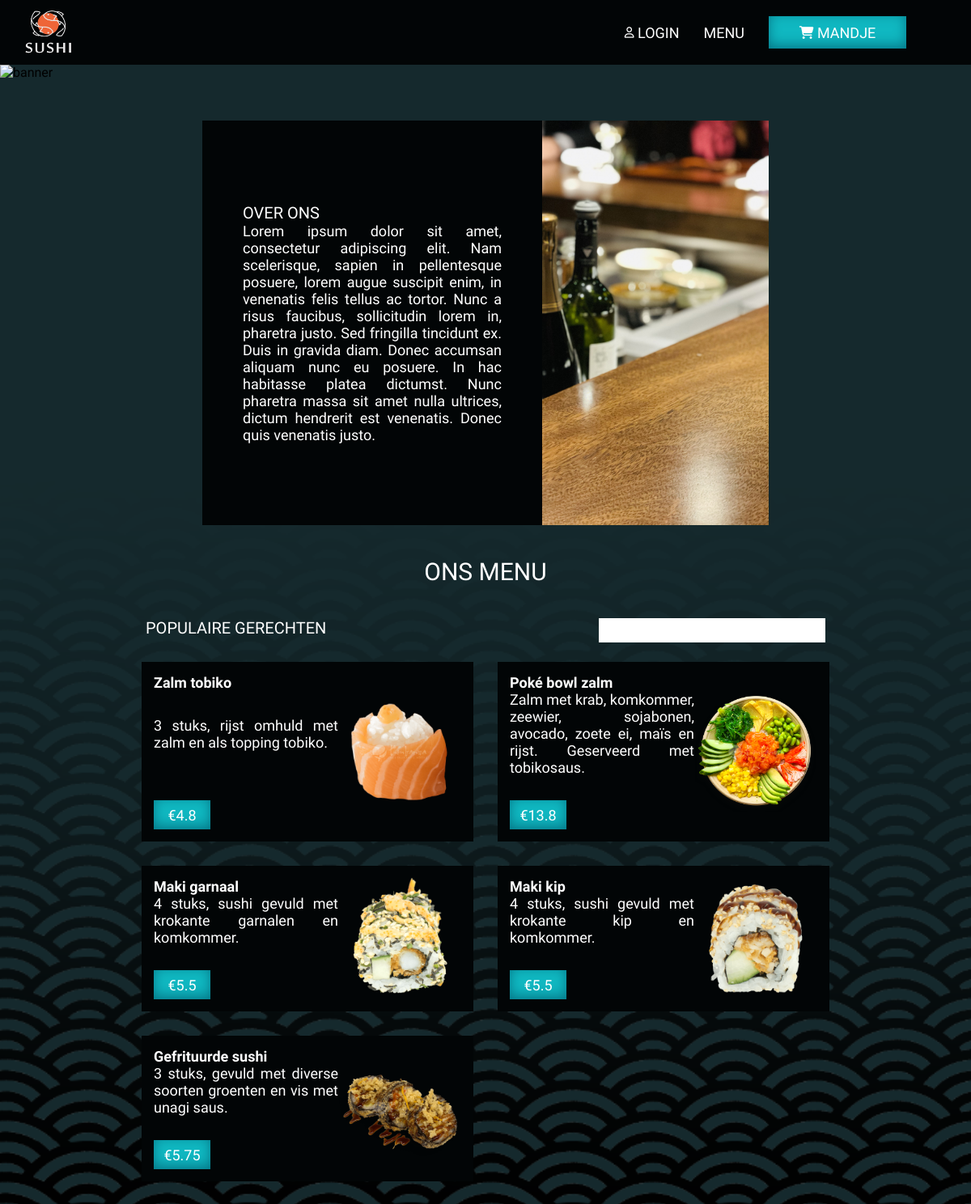
The page / on the database its author committed.
### tables this page shows
CREATE TABLE `gerechten` (
  `id` int(11) NOT NULL,
  `name` varchar(255) NOT NULL,
  `description` text NOT NULL,
  `price` float NOT NULL,
  `image` varchar(255) NOT NULL
);

### index.php (the view, shortened to what this page needs)
<!DOCTYPE html>
<html lang="en">
<head>
    <link rel="stylesheet" href="./css/style.css">
    <link rel="stylesheet" href="./css/header.css">
    <link rel="stylesheet" href="./css/form.css">
    <link rel="stylesheet" href="./css/table.css">
</head>
<body>
    <header>
        <div class="header-left">
            <a href="index.php"><img class="logo" src="./images/logo.png" alt="logo"></a>
        </div>
        <div class="header-right">
            <?php
            if (isset($_SESSION['user']['name'])) :
            ?>
                <div class="dropdown">
                    <a href="index.php"><i class="fa-regular fa-user fa-xs" class="dropdown-link"></i> WELKOM <?php echo strtoupper($_SESSION['user']['name']) ?> </a>
                    <div class="dropdown-content">
                        <a href="./add-page.php">MENU AANPASSEN</a>
                        <a href="./include/logout.php">LOG UIT</a>
                    </div>
                </div>
            <?php else : ?>
                <a href="login-page.php"><i class="fa-regular fa-user fa-xs"></i> LOGIN</a>
            <?php endif; ?>
            <a href="index.php#menu">MENU</a>
            <button class="cart-btn"><i class="fa-solid fa-cart-shopping fa-sm"></i> MANDJE</button>
        </div>
    </header>
    <img class="banner" src="./images/banner.png" alt="banner">
    <main>
        <div class="about">
            <div class="about-text">
                <h2>OVER ONS</h2>
                <p>Lorem ipsum dolor sit amet, consectetur adipiscing elit. Nam scelerisque, sapien in pellentesque posuere, lorem augue suscipit enim, in venenatis felis tellus ac tortor. Nunc a risus faucibus, sollicitudin lorem in, pharetra justo. Sed fringilla tincidunt ex. Duis in gravida diam. Donec accumsan aliquam nunc eu posuere. In hac habitasse platea dictumst. Nunc pharetra massa sit amet nulla ultrices, dictum hendrerit est venenatis. Donec quis venenatis justo.</p>
            </div>
            <div class="about-img">
                <img src="./images/about.jpg" alt="about">
            </div>
        </div>
        <h1>ONS MENU</h1>
        <div id="menu">
            <div class="menu-top">
                <div class="menu-top-title">
                    <h2>POPULAIRE GERECHTEN</h2>
                </div>
                <div class="menu-top-search"></div>
            </div>
            <div class="menu-item-box">
                <?php
                include_once './include/connect.php';
                $stmt = $conn->prepare("SELECT * FROM gerechten;");
                $stmt->execute();
                $data = $stmt->fetchAll();
                foreach ($data as $key => $value) : ?>
                    <div class="menu-item">
                        <div class="menu-item-left">
                            <p class="dish-title"> <?php echo $value['name']; ?> </p>
                            <p class="dish-description"> <?php echo $value['description']; ?> </p>
                            <p class="dish-price">€<?php echo $value['price']; ?> </p>
                        </div>
                        <div class="menu-item-right">
                            <img src="<?php echo $value['image']; ?>" alt="gerecht">
                        </div>
                    </div>
                <?php endforeach; ?>
            </div>
        </div>
    </main>
</body>
</html>

### css/style.css (style rules this page uses)
* { margin: 0; padding: 0; }
body, html { width: 100vw; height: 100vh; }
body { background-image: url('../images/bg.png'); background-size: cover; height: 100vh; width: 100vw; overflow-x: hidden; background-attachment: fixed; font-family: 'K2D', sans-serif; }
.banner { width: 100vw; }
main { display: flex; flex-direction: column; align-items: center; }
.about { width: 1000px; height: 350px; background-color: #020506; margin-top: 50px; display: flex; }
.about-text { height: 100%; width: 60%; box-sizing: border-box; padding: 50px; justify-content: center; display: flex; flex-direction: column; }
p { color: white; font-size: 18px; font-weight: 300; text-align: justify; }
.about-img { height: 100%; width: 40%; display: flex; justify-content: right; align-items: center; overflow: hidden; }
.about-img img { max-height: 100%; max-width: auto; }
h1 { color: white; margin: 40px; font-weight: 400; font-size: 30px; }
h2 { color: white; font-weight: 400; font-size: 20px; }
#menu { width: 1100px; }
.menu-top { display: flex; justify-content: space-between; margin: 0 30px 10px 30px; }
.menu-top-title { margin-bottom: 20px; width: 600px; color: white; }
.menu-top-search { height: 30px; width: 300px; background-color: white; }
.menu-item-box { display: grid; justify-content: center; grid-template-columns: repeat(auto-fit, minmax(500px, max-content)); grid-gap: 16px; gap: 30px; margin-bottom: 50px; }
.menu-item { min-height: 150px; width: 480px; background-color: #020506; padding: 15px; display: flex; }
.menu-item-left { width: 60%; height: 100%; display: flex; flex-direction: column; justify-content: space-between; }
.menu-item-right { width: 40%; height: 100%; justify-content: center; align-items: center; display: flex; }
.menu-item-right img { height: 150px; width: auto; }
.dish-title { font-weight: 700; }
.dish-price { display: flex; justify-content: center; align-items: center; background-color: #10B8C1; box-shadow: 0px -4px 15px #057686 inset; width: 70px; height: 36px; margin: 30px 0 0 0; }
@media only screen and (max-width: 1200px) { #menu { width: 900px; } }
@media only screen and (max-width: 1200px) { .menu-item-box { grid-template-columns: repeat(auto-fit, minmax(400px, max-content)); } }
@media only screen and (max-width: 1200px) { .menu-item { width: 380px; } }
@media only screen and (max-width: 1200px) { .about { width: 700px; height: 500px; } }

### css/header.css (style rules this page uses)
.logo { height: 60px; }
header { width: 100vw; height: 80px; background-color: #020506; display: flex; }
.header-left { width: 10%; height: 100%; display: flex; align-items: center; margin-left: 20px; }
.header-right { width: 90%; height: 100%; display: flex; gap: 30px; color: white; justify-content: flex-end; align-items: center; margin-right: 80px; }
header a { text-decoration: none; color: white; font-size: 18px; font-weight: 300; }
.cart-btn { width: 170px; height: 40px; color: white; background-color: #10B8C1; font-size: 18px; font-family: 'K2D', sans-serif; font-weight: 500; box-shadow: 0px -4px 15px #057686 inset; border: none; }

### rows shown on the page
gerechten: name "Zalm tobiko", description "3 stuks, rijst omhuld met zalm en als topping tobiko.", price "4.8", image (picture)
gerechten: name "Poké bowl zalm", description "Zalm met krab, komkommer, zeewier, sojabonen, avocado, zoete ei, maïs en rijst. Geserveerd met tobikosaus.", price "13.8", image (picture)
gerechten: name "Maki garnaal", description "4 stuks, sushi gevuld met krokante garnalen en komkommer.", price "5.5", image (picture)
gerechten: name "Maki kip", description "4 stuks, sushi gevuld met krokante kip en komkommer.", price "5.5", image (picture)
gerechten: name "Gefrituurde sushi", description "3 stuks, gevuld met diverse soorten groenten en vis met unagi saus.", price "5.75", image (picture)
